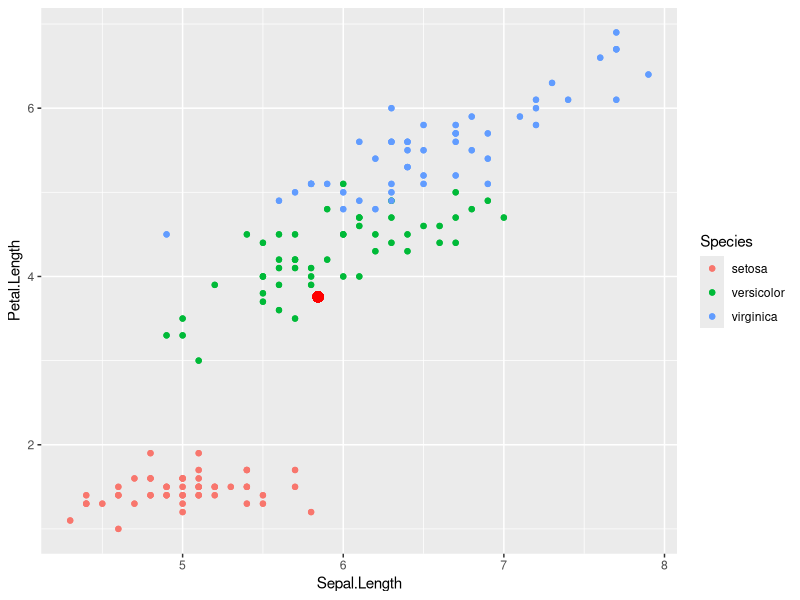
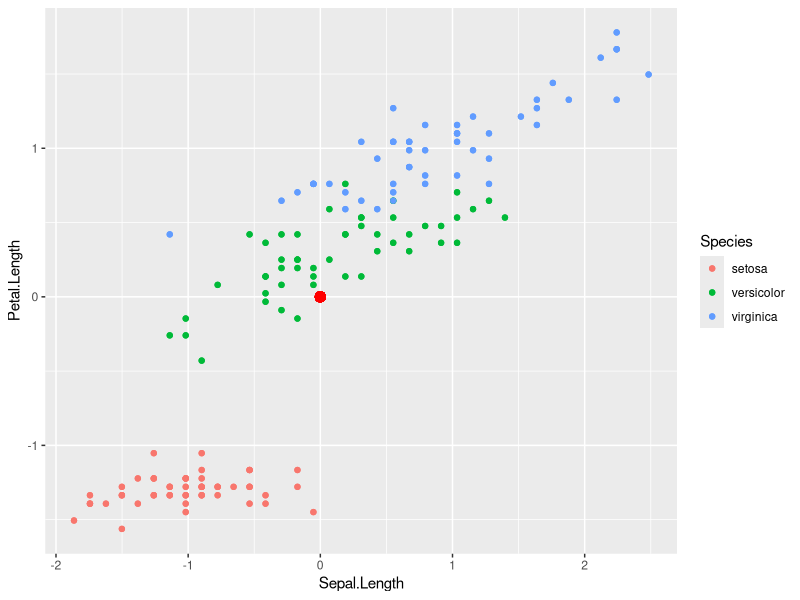
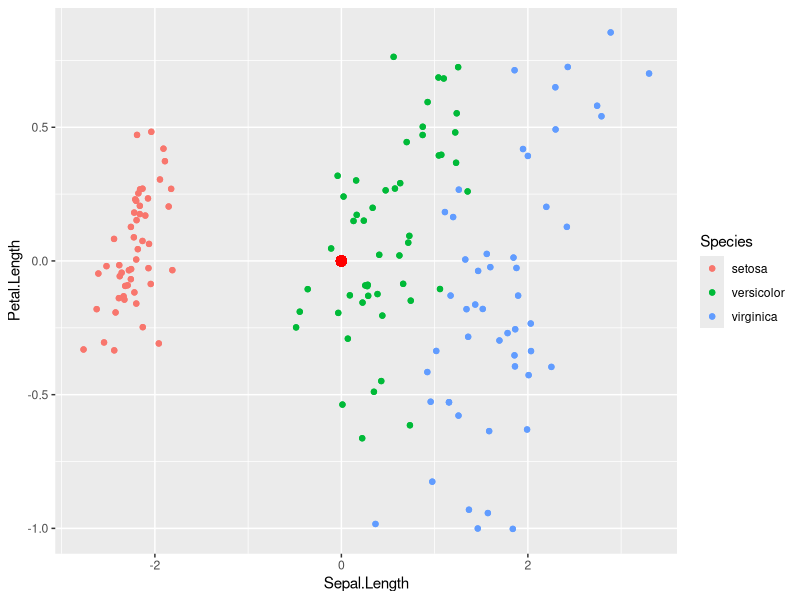
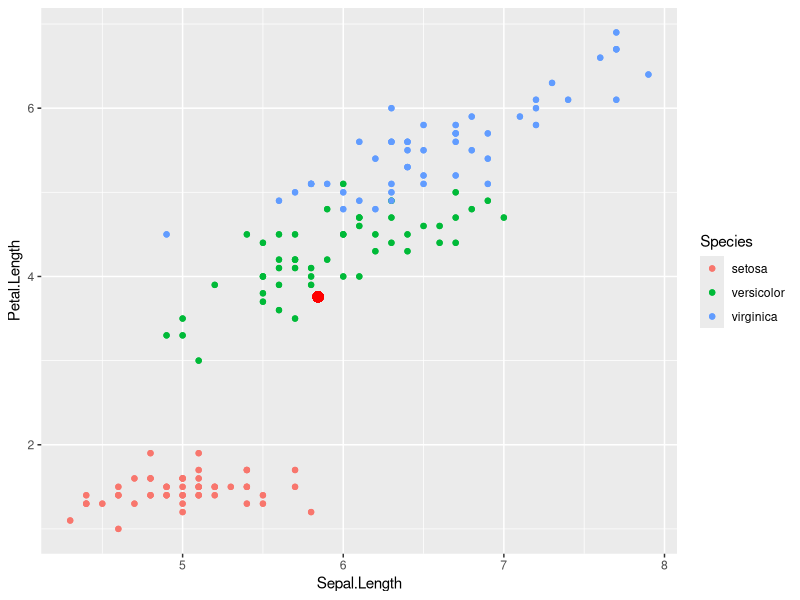
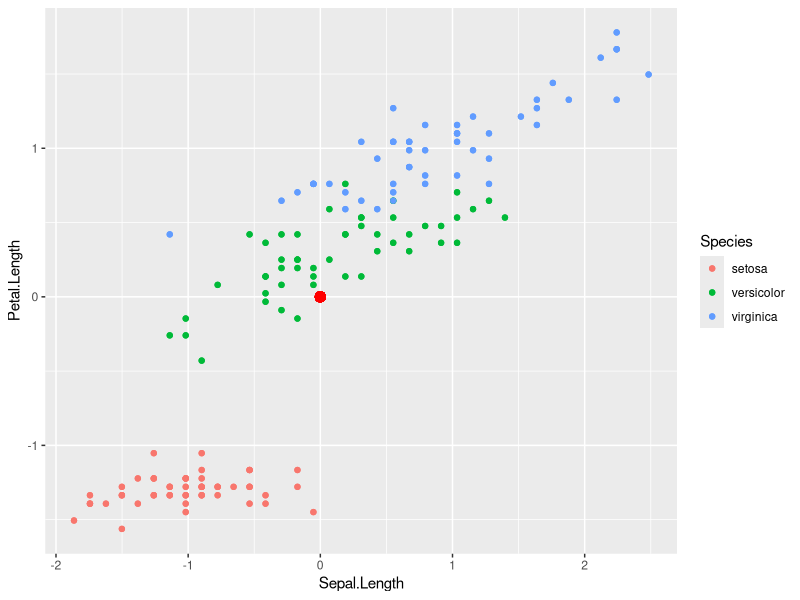
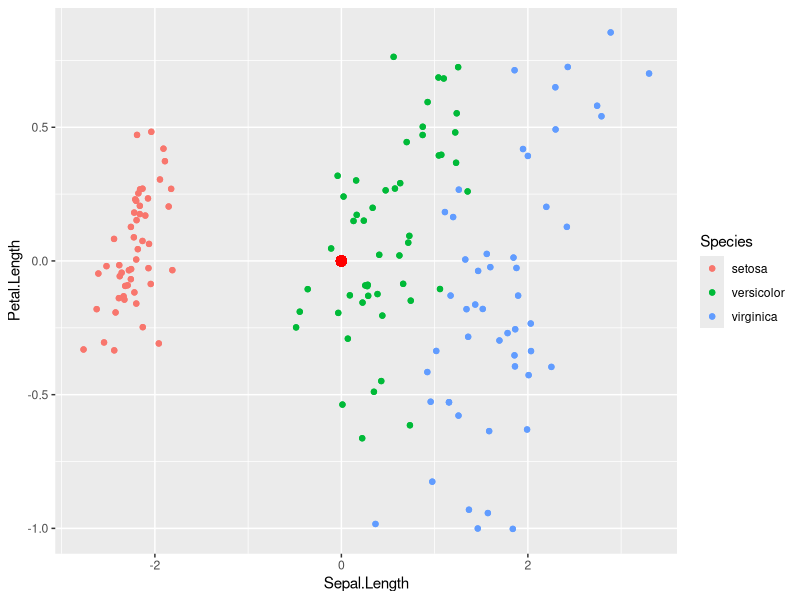
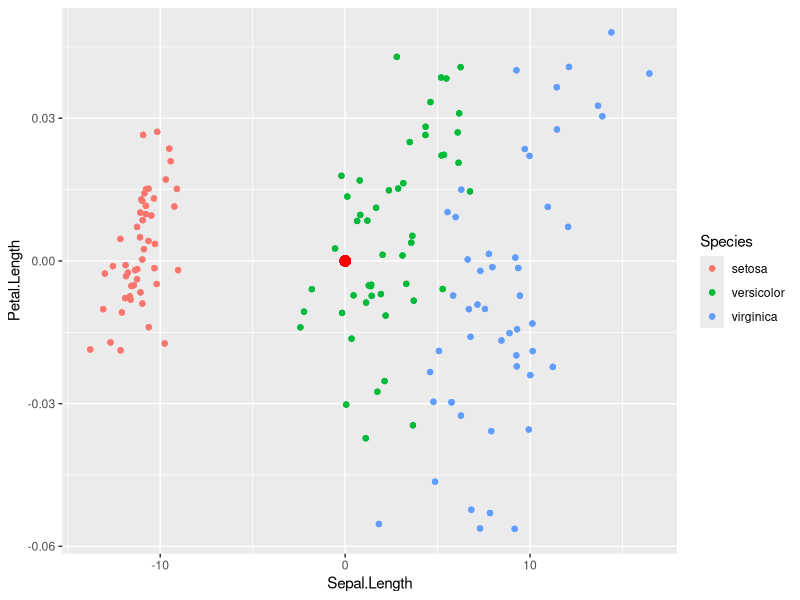

Write the R code that produced these figures, in order.
library(tidyverse)

iris.data <- iris[,-5] #Speacies の列を削除
iris.data.mean <- sapply(iris.data, mean)
iris.data.sd <- sapply(iris.data, sd)
print(c(iris.data.mean, iris.data.sd)) #平均と標準偏差を出力

# あわせてdataとaesも指定
p<-ggplot(data = iris, mapping = aes(x = Sepal.Length, y = Petal.Length,color=Species))+geom_point()
p<-p+layer(geom = "point", stat = "identity", position = "identity")
p<-p+geom_point(aes(x=mean(Sepal.Length),y=mean(Petal.Length)),stat="identity",position="identity",colour="red", size=3) 
ggsave(file='IrisFig/iris.png')
p

###### 標準化 ######
iris.scale_data<-as.data.frame(scale(iris.data)) #標準化+データフレーム化（値がmatrixで返ってくるので。）
iris.scale_data.mean <- sapply(iris.scale_data, mean)
iris.scale_data.sd <- sapply(iris.scale_data, sd)
print(c(iris.scale_data.mean, iris.scale_data.sd)) #平均と標準偏差を出力
iris.scale_data$Species<-iris[,'Species']

# あわせてdataとaesも指定
p<-ggplot(data = iris.scale_data, mapping = aes(x = Sepal.Length, y = Petal.Length,color=Species))+geom_point()
p<-p+layer(geom = "point", stat = "identity", position = "identity")
p<-p+ geom_point(aes(x=mean(Sepal.Length),y=mean(Petal.Length)),stat="identity",position="identity",colour="red", size=3)
p
ggsave(file='IrisFig/irisScale.png',plot=p)

####### 無相関化 ########
iris.scale_data.cov<-as.data.frame(cov(iris.scale_data[,-5])) # 共分散行列の計算
iris.scale_data.eigen<-eigen(iris.scale_data.cov) # 固有値解析
iris.scale_data.eigen$values<-as.data.frame(iris.scale_data.eigen$values) # 固有値のデータフレーム化
iris.scale_data.eigen$vectors<-as.data.frame(iris.scale_data.eigen$vectors) # 固有ベクトルのデータフレーム化
iris.scale_data.Lambda<-t(as.matrix(iris.scale_data.eigen$vectors))%*%as.matrix(iris.scale_data.cov)%*%as.matrix(iris.scale_data.eigen$vectors) # 無相関後の共分散行列
iris.nocorr_data<-as.data.frame(t(t(iris.scale_data.eigen$vectors)%*%t(as.matrix(iris.scale_data[,-5])))) # 無相関化
colnames(iris.nocorr_data)<-names(iris[,-5]) # 列名の変更
iris.nocorr_data$Species<-iris[,'Species'] # 品種列の追加

# あわせてdataとaesも指定
p<-ggplot(data = iris.nocorr_data, mapping = aes(x = Sepal.Length, y = Petal.Length,color=Species))+geom_point()
p<-p+layer(geom = "point", stat = "identity", position = "identity")
p<-p+ geom_point(aes(x=mean(Sepal.Length),y=mean(Petal.Length)),stat="identity",position="identity",colour="red", size=3)
p
ggsave(file='IrisFig/irisNocorr.png',plot=p)

##### 白色化 #####
data_svd=svd(iris.scale_data.Lambda) # 特異値分解
Lambda_sqrt=data_svd$u%*%diag(sqrt(data_svd$d))%*%t(data_svd$v) # Lambdaの平方根
iris.whitening_data=as.data.frame(t(Lambda_sqrt%*%t(as.matrix(iris.scale_data.Lambda))%*%t(as.matrix(iris.nocorr_data[,-5]-sapply(iris.nocorr_data[,-5], mean)))))
colnames(iris.whitening_data)<-names(iris[,-5]) # 列名の変更
iris.whitening_data$Species<-iris[,'Species'] # 品種列の追加

# あわせてdataとaesも指定
p<-ggplot(data = iris.whitening_data, mapping = aes(x = Sepal.Length, y = Petal.Length,color=Species))+geom_point()
p<-p+layer(geom = "point", stat = "identity", position = "identity")
p<-p+ geom_point(aes(x=mean(Sepal.Length),y=mean(Petal.Length)),stat="identity",position="identity",colour="red", size=3)
ggsave(file='IrisFig/irisWhitening.png',plot=p)